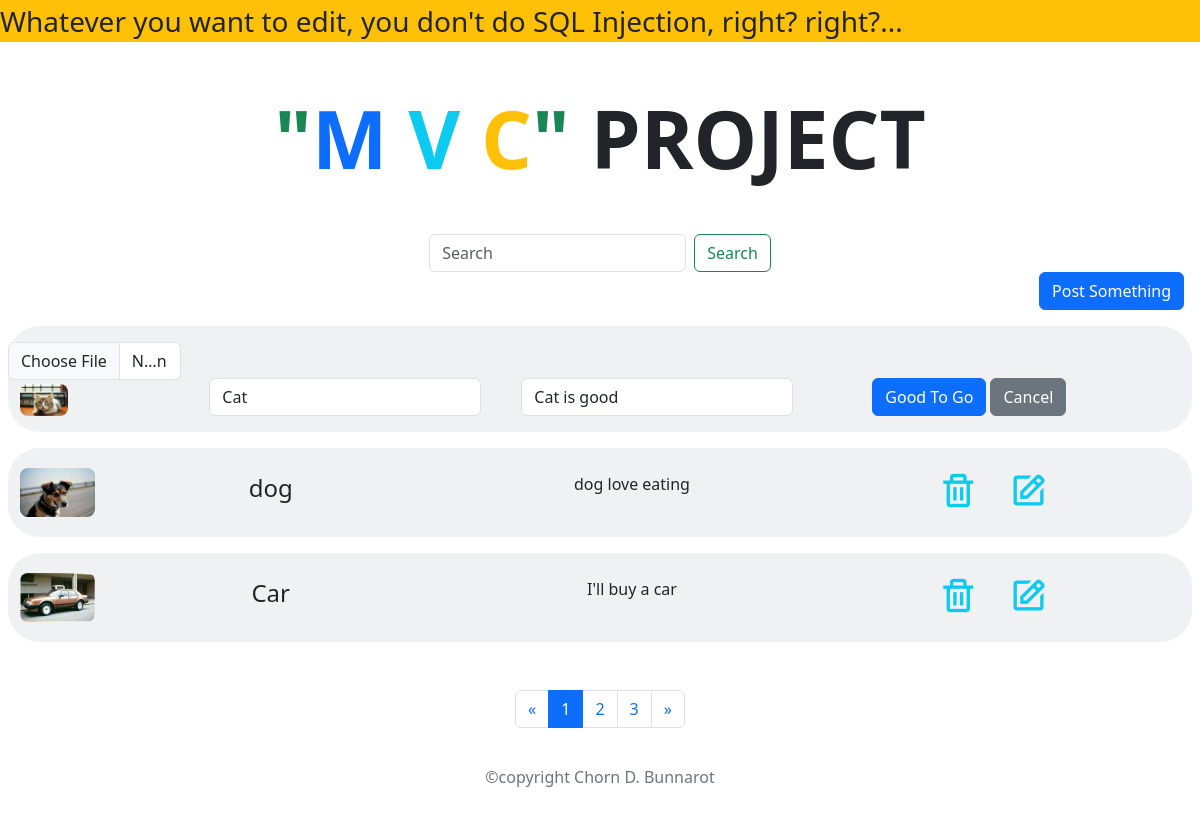
/posts?paginationPage=1&action_post=edit&id=44, run on the app's committed database.
### tables this page shows
CREATE TABLE `mvc` (
  `id` int(11) NOT NULL,
  `heading` varchar(255) NOT NULL,
  `description` text NOT NULL,
  `image` varchar(255) NOT NULL
);

### src/app/abstractions/View.php (called while the page is built, shortened)
<?php
class View{
    public function render():string{
        include VIEW_PATH . '/layout.php';
        return ob_get_clean();
    }
    public function __toString():string{
        return $this->render();
    }
}

### src/app/controllers/MVCController.php (called while the page is built, shortened)
<?php
include __DIR__ . "/../utils/queryParams.php";
class MVCController{
    public function posts():View{
        $search = $_GET[SEARCH] ?? "";
        $posts = $this->mvcModal->getBySearch($search);
        $title = "Explore ". count($posts['data']) . " post(s)";
        $marquee = "Test THE CRUD between Modal and View which is controlled by controller";
        if(isset($_GET[ID]) && isset($_GET[ACTION_POST])){
            $title = 'post id:' . $_GET['id'];
            if ($_GET[ACTION_POST] == 'edit'){
                $title = "Editing " . $title;
                $marquee = "Whatever you want to edit, you don't do SQL Injection, right? right?...";
            }
        }
        return View::make('posts', ['posts' => $posts['data'], 'pageTitle' => $title, 'run_string' => $marquee]);
    }
}

### src/app/modals/MVCModal.php (called while the page is built, shortened)
<?php
class MVCModal{
        private int $limit;
        private $conn = null;
        private $table = 'mvc';
        public function __construct(){
            global $url_params;
            $this->limit = isset($url_params['limit']) ? $url_params['limit'] : 20;
            $this->conn = (new DB())->connect();
        }
        private function is_execute(bool|PDOStatement $stmt): array{
            $data = [];
            $data['data'] = [];
            $data['status'] = 'error';
            if($stmt->execute()){
                $rowCount = $stmt->rowCount();
                if($rowCount == 1){
                $data['data'] = $stmt->fetch(\PDO::FETCH_ASSOC);
                }else if($rowCount){
                    while($row = $stmt->fetch(\PDO::FETCH_ASSOC)){
                    $data['data'][] = $row;
                     }
                 }
                $data['status'] = 'success';
            }else{
            $data['message'] = 'no executed';
            }
        return $data;
        }
        public function getAll(): array{
            $query = "SELECT * from $this->table ORDER BY id ASC LIMIT :limit";
            $stmt = $this->conn->prepare($query);
            $stmt->bindParam(':limit', $this->limit, \PDO::PARAM_INT);
            return $this->is_execute($stmt);
        }
        public function getBySearch(string $text=""):array{
            if(empty($text)){
                return $this->getAll();
            }
            $like = "%$text%";
            $query = "SELECT * from $this->table WHERE heading LIKE :like_heading OR description LIKE :like_description OR image LIKE :like_image";
            $stmt = $this->conn->prepare($query);
            $stmt->bindValue(':like_heading', $like, \PDO::PARAM_STR);
            $stmt->bindValue(':like_description', $like, \PDO::PARAM_STR);
            $stmt->bindValue(':like_image', $like, \PDO::PARAM_STR);
            return $this->is_execute($stmt);
        }
    }

### src/app/modals/DB.php (called while the page is built, shortened)
<?php
class DB{
    public string $db_host = "localhost";
    public string $db_name = "MVC";
    public string $db_user = "root";
    public string $db_pass = "";
    private $conn = null;
    public function __construct(){
        try {
            $this->conn = new \PDO("mysql:host=" . $this->db_host . ";dbname=" . $this->db_name, $this->db_user, $this->db_pass);
            $this->conn->setAttribute(\PDO::ATTR_ERRMODE, \PDO::ERRMODE_EXCEPTION);
            $this->conn->setAttribute(\PDO::ATTR_EMULATE_PREPARES, false);
        } catch (\PDOException $e) {
            $this->conn = null;
            echo "connection failed" . $e->getMessage() ."";
            exit;
        }
    }
    public function connect(){
        return $this->conn;
    }
}

### src/app/abstractions/Router.php (called while the page is built, shortened)
<?php
class Router{
    private array $routes;
    public function register($requestMethod, string $route, callable|array $action):self{
        $this->routes[$requestMethod][$route] = $action;
        return $this;
    }
    public function resolve(string $requestUri, string $requestMethod){
        $route = explode("?", $requestUri)[0];
        $action = $this->routes[$requestMethod][$route] ?? null;
        if(is_array($action)){
            [$class, $method] = $action;
            if(class_exists($class)){
                $class = new $class();
                if(method_exists($class, $method)){
                    return call_user_func_array([$class, $method], []);
                }
            }
        }
    }
}

### src/app/utils/Helper.php (called while the page is built, shortened)
<?php
class Helper {
public static function pagination(array $items, int $itemPerPage) {
    $currentPage = $_GET[PAGINATION];
    $totalItems = count($items);
    $totalPages = ceil($totalItems / $itemPerPage);
    $nextPage = $currentPage + 1 > $totalPages  ? $totalPages : $currentPage + 1;
    $previousPage = $currentPage - 1 < 1 ? 1: $currentPage - 1;
    $startItem = $currentPage == 1 ? 1 :($currentPage-1) * $itemPerPage + 1;
    $endItem = $currentPage == 1 ? $itemPerPage : $currentPage * $itemPerPage;
    $trackingIndex = 1;
    $showItems = [];
    foreach ($items as $key => $value) {
        if ($trackingIndex >= $startItem && $trackingIndex <= $endItem) {
            $showItems[$key] = $value;
        }
        $trackingIndex++;
    }
    return [$currentPage,$totalPages, $previousPage, $nextPage, $startItem, $endItem, $showItems];
}
}

### src/app/utils/Image.php (called while the page is built, shortened)
<?php
class Image{
    public static function read(string $imageName): string|bool{
        $image = "app/assets/public/images/". $imageName;
        if(file_exists($image)){
            return $image;
        }
        return false;
    }
}

### src/app/utils/queryParams.php (called while the page is built, shortened)
<?php
function createOrUpdateParams(string $params){
    $queryParams_original = $_GET;
    parse_str($params, $arrayParams);
    foreach ($arrayParams as $key => $value) {
        $queryParams_original[$key] = $value;
    }
    return $_SERVER['REDIRECT_URL'] . '?' . http_build_query($queryParams_original);
}
function removeParams(array $params){
    $queryParams_original = $_GET;
    foreach ($params as $value) {
        if(isset($queryParams_original[$value])){
            unset($queryParams_original[$value]);
        }
    }
    return  count($queryParams_original) > 0 ? $_SERVER['REDIRECT_URL'] . '?' . http_build_query($queryParams_original) : $_SERVER['REDIRECT_URL'];
}

### src/app/views/components/postItem.php (the view, shortened to what this page needs)
<div class="bg-secondary bg-opacity-10 mx-2 py-3 rounded-5 row align-items-center text-center column-gap-3" >
   <div class="col-1 overflow-hidden rounded-2">
      <img class="w-100 h-auto rounded-3" src="<?php echo Image::read($showPost[IMAGE]) ?>" />
   </div>
   <div class="col-3">
      <h1 class="fs-4"><?php echo $showPost[HEADING] ?? "" ?></h1>
   </div>
   <div class="col-4">
      <p class="fs-6"><?php echo $showPost[DESCRIPTION] ?? "" ?></p>
   </div>
   <div class="col-3">
      <a  href="<?php echo createOrUpdateParams(ACTION_POST."=delete&id=".$showPost[ID])?>" class="border-none bg-transparent btn text-info">
      <i class="bx bx-trash fs-1"></i>
      </a>
      <a href="<?php echo createOrUpdateParams(ACTION_POST."=edit&id=".$showPost[ID])?>" class="border-none bg-transparent btn text-info"  data-bs-toggle="tooltip" data-bs-placement="bottom" data-bs-title="Tooltip on bottom">
      <i class="bx bx-edit fs-1"></i>
      </a>
   </div>
</div>

### src/app/views/posts.php (shortened to what this page needs)
<?php
   $action = $_GET[ACTION_POST] ?? "";
   ?>
<main>
   <?php
      require __DIR__ . '/components/modal.php';
      require __DIR__ .'/components/search.php'
      ?>
   <div class="ms-auto me-3" style="width: fit-content">
      <a href="posts/create" class="btn btn-primary">Post Something</a>
   </div>
   <div class="mt-3 d-flex flex-column row-gap-3">
      <?php
         $posts = $posts ?? [];
         if (count($posts) == 0): ?>
      <h1>No Item Was found </h1>
      <?php else : ?>
      <?php
         $itemPerPage = 3;
         [$currentPage, $totalPages, $previousPage, $nextPage, $startItem, $endItem, $showPosts] = Helper::pagination($posts, $itemPerPage);
         foreach ($showPosts as $showPost) {
             if ($id == $showPost[ID] && $action == 'edit') {
                 require __DIR__ .'/components/edit.php';
             } else {
                 require __DIR__ .'/components/postItem.php';
             }
            }
         ?>
   </div>
   <?php require __DIR__ . "/components/pagination.php" ?>
   <?php endif; ?>
</main>

### src/app/views/components/edit.php (shortened to what this page needs)
<form class="bg-secondary bg-opacity-10 mx-2 py-3 rounded-5 row align-items-end  text-center column-gap-3" action="/update" method="POST" enctype="multipart/form-data">
    <div class='col-2 row'>
        <input type="file" class="form-control col-5" id="inputGroupFile04" aria-describedby="inputGroupFileAddon04" aria-label="Upload" name=<?=IMAGE ?>>
        <?php if (Image::read($showPost[IMAGE])): ?>
        <div class="overflow-hidden rounded-2 mt-1 col-5">
            <img class="w-100 h-auto rounded-3" src="<?php echo Image::read($showPost[IMAGE]) ?>" />
        </div>
        <?php endif; ?>
    </div>
    <div class="col-3">
        <input type="text" name=<?= HEADING ?> class="form-control" id="headingId" value="<?php echo $showPost[HEADING] ?>" />
    </div>
    <div class="col-3">
        <input type="text" name=<?= DESCRIPTION ?> class="form-control" id="descriptionId" value="<?php echo $showPost[DESCRIPTION] ?>">
    </div>
    <div class='col-3'>
        <button type="submit" class="btn btn-primary">Good To Go</button>
        <a href='<?php echo removeParams([ID, ACTION_POST]) ?>' type="submit" class="btn btn-secondary">Cancel</a>
    </div>
</form>

### data on the page
mvc: image (picture), heading "Cat", description "Cat is good"
mvc: image (picture), heading "dog", description "dog love eating"
mvc: image (picture), heading "Car", description "I'll buy a car"

### other printed values
$run_string "Whatever you want to edit, you don't do SQL Injection, right? right?..."
